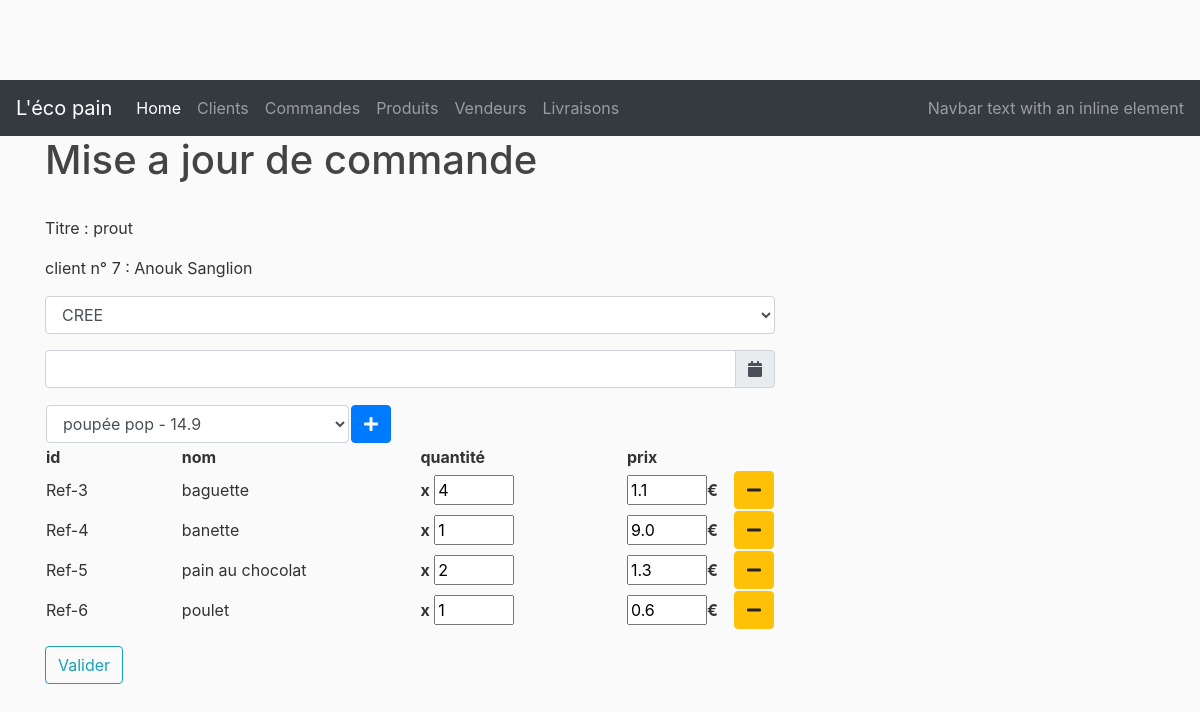
/orders/update/28, run on an earlier commit of the app's database.
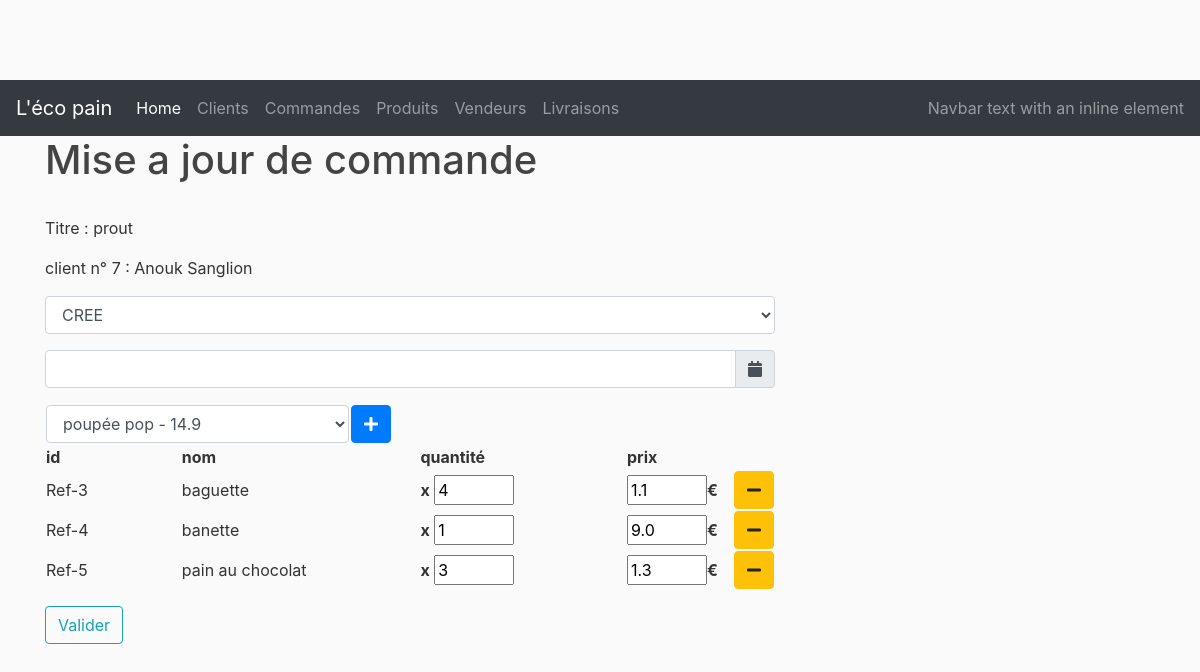
And on a later commit of the database.
### lecopain/dao/models.py (models this page shows, shortened)
class Product(db.Model)      :
    __tablename__            = 'products'
    id                       = db.Column(db.Integer, primary_key = True)
    name                     = db.Column(db.String(50), nullable = False)
    description              = db.Column(db.String(250))
    price                    = db.Column(db.Float)
    status                   = db.Column(db.String(20))
    selections               = db.relationship('CustomerOrder', secondary = 'order_product', backref = db.backref('selected_products'))
    vendor_id                = db.Column(db.Integer, db.ForeignKey('vendors.id'), nullable = False)

class Order_product(db.Model) :
    __tablename__             = 'order_product'
    order_id                  = db.Column(db.Integer, db.ForeignKey('customer_orders.id'), primary_key = True)
    product_id                = db.Column(db.Integer, db.ForeignKey('products.id'), primary_key        = True)
    quantity                  = db.Column(db.Integer)
    price                     = db.Column(db.Float)

### lecopain/controllers/order_controller.py (the view)
@order_page.route("/orders/update/<int:order_id>", methods=['GET', 'POST'])
def display_update_order(order_id):
    order = CustomerOrder.query.get_or_404(order_id)
    form = OrderForm()
    customer = Customer.query.get_or_404(order.customer_id)
    products = Product.query.all()
    order_product_selection = Order_product.query.filter(Order_product.order_id == order.id).all()
    if form.validate_on_submit():
        orderForm = CustomerOrder(title=form.title.data, status=form.status.data, customer_id=int(form.customer_id.data), delivery_dt=form.delivery_dt.data)
        order.status = orderForm.status
        order.delivery_dt = orderForm.delivery_dt
        products = {}
        tmp_products   = request.form.getlist('products')
        tmp_quantities = request.form.getlist('quantities')
        tmp_prices     = request.form.getlist('prices')
        orderServices.update_customer_order(order=order, products=tmp_products, quantities=tmp_quantities, prices=tmp_prices)
        return redirect(url_for('order_page.orders'))
    else:
        form.customer_id.data = order.customer_id
        form.delivery_dt.data = order.delivery_dt
        form.status.data = order.status
        form.title.data = order.title
    orderStatusList = _get_order_status()
    return render_template('/orders/update_order.html', order=order, title='Mise a jour de commande', form=form, customer=customer, products=products, selected_products=order.selected_products,  orderStatusList=orderStatusList, order_product_selection=order_product_selection)

### lecopain/form.py
class OrderForm(FlaskForm):
    title = StringField('Title')
    customer_id = IntegerField('Customer Id:', validators=[DataRequired()])
    delivery_dt = DateTimeField('Delivery Date')
    status = StringField('Status')
    submit = SubmitField('Valider')

### lecopain/controllers/order_controller.py (called while the page is built)
@order_page.route('/_get_order_status/')
def _get_order_status():
    ordersStatusList = [(row.name) for row in OrderStatus.query.all()]
    return ordersStatusList

### lecopain/templates/orders/update_order.html (shortened to what this page needs)
{% extends "layout.html" %}
{% block content %}
    <div class="content-section">
        <form method="POST" action="" style="display: inline;">
            <fieldset class="form-group">
            <div class="form-group">
               Titre : {{ order.title }}
            </div>
            <div class="form-group">
                    client n° {{ customer.id }} : {{ customer.firstname }} {{ customer.lastname }}
            </div>
            <div class="form-group">
                <select class="form-control" name="status" width="300px">
                    {% for orderStatus in orderStatusList %}
                        {% if(orderStatus == form.status.data) %}
                            <option value="{{ orderStatus }}" SELECTED>{{ orderStatus }}</option>
                        {% else %}
                            <option value="{{ orderStatus }}" >{{ orderStatus }}</option>
                        {% endif %}
                    {% endfor %}
                </select>
            </div>
            <div class="form-group">
                <div class="input-group date" id="datetimepicker1" data-target-input="nearest">
                    <input type="text" name="delivery_dt" class="form-control datetimepicker-input" data-target="#datetimepicker1"/>
                    <div class="input-group-append" data-target="#datetimepicker1" data-toggle="datetimepicker">
                        <div class="input-group-text"><i class="fa fa-calendar"></i></div>
                    </div>
                </div>
            </div>
            <div class="form-group">
                <div data-toggle="fieldset" id="product-fieldset">
                    <table width="50%">
                        <tr>
                            <td>
                                <select class="form-control" id="product_id" name="product_id">
                                {% for o in products %}
                                    <option value="{{ o.id }}" SELECTED>{{ o.name }} - {{ o.price }} </option>
                                {% endfor %}
                                </select>
                            </td>
                            <td>
                                <button type="button" id="more_fields" onclick="add_fields();" class="btn btn-primary" ><i class="fa fa-plus"></i></button>
                            </td>
                        </tr>
                    </table>
                    <table id="tab_qn_ans" width="100%">
                        <tr>
                            <th width="20%">id</th>
                            <th width="35%">nom</th>
                            <th width="30%">quantité</th>
                            <th width="30%">prix</th>
                            <th width="10%"></th>
                        </tr>
                        {% for selected_product in selected_products %}
                        <tr data-toggle="fieldset-entry" name="tr_{{loop.index-1}}">
                            <td><input type="hidden" , name="products" value="{{selected_product.id}}"/>Ref-{{selected_product.id}}</td>
                            <td>{{selected_product.name}} </td>
                            <td> <b>x</b> <input type="number" style="width: 5em" name="quantities" value="{{order_product_selection[loop.index-1].quantity}}"/></td>
                            <td> <input type="number" style="width: 5em" name="prices" value="{{order_product_selection[loop.index-1].price}}"/><b>€</b></td>
                            <td><button type="button" id="product-{{loop.index-1}}-remove" onclick="remove_fields({{loop.index-1}});" class="btn btn-warning" ><i class="fa fa-minus"></i></button></td>
                        </tr>
                        {% endfor%}
                    </table>
                </div>
            </div>
            <div class="form-group">
                {{ form.submit(class="btn btn-outline-info") }}
            </div>
        </form>
    </div>
{% endblock %}

What changed in the data, as far as the page shows it:
removed Order_product: quantities "2", prices "1.3"
no longer on this page (row unchanged): Product: id "6", name "poulet"
removed Order_product: quantities "1", prices "0.6"
now on this page (row edited): Order_product: quantities "3", prices "1.3"
